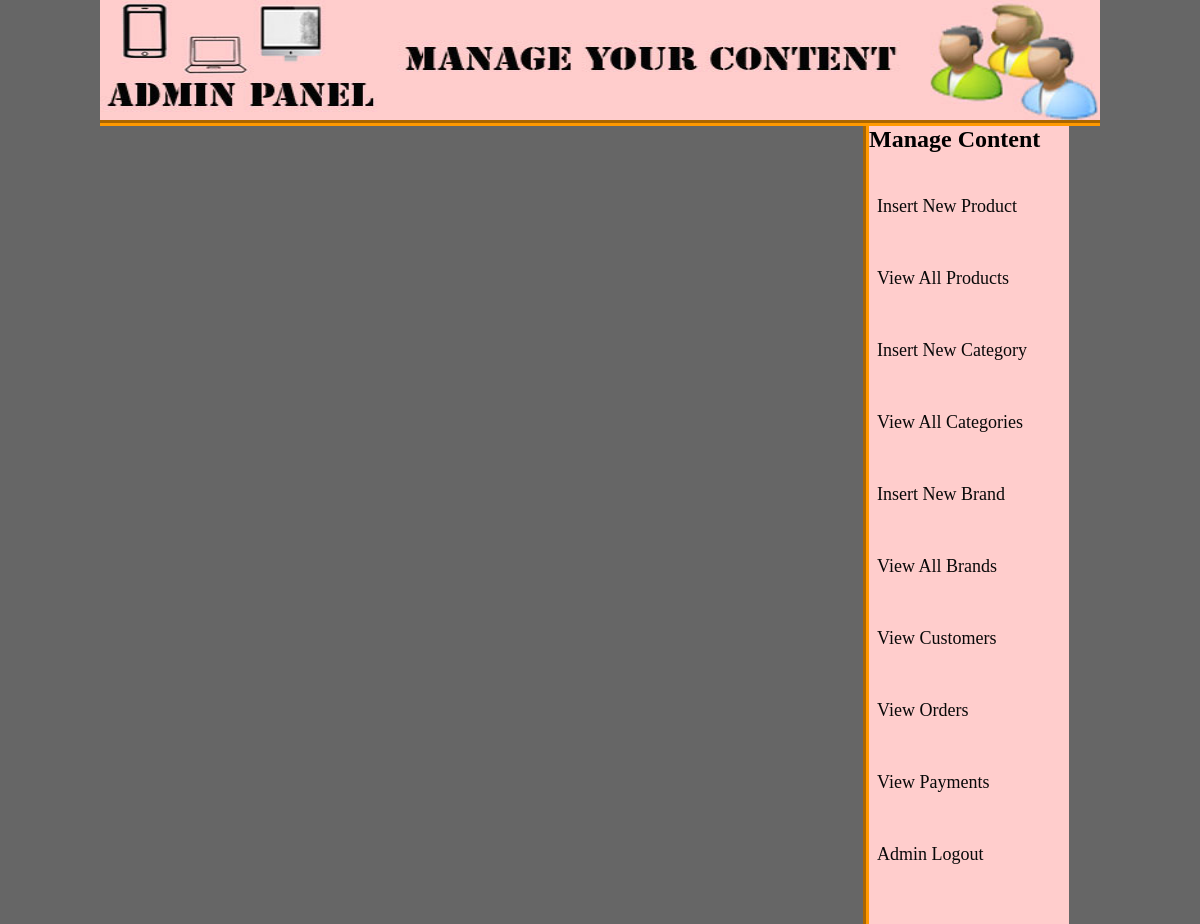
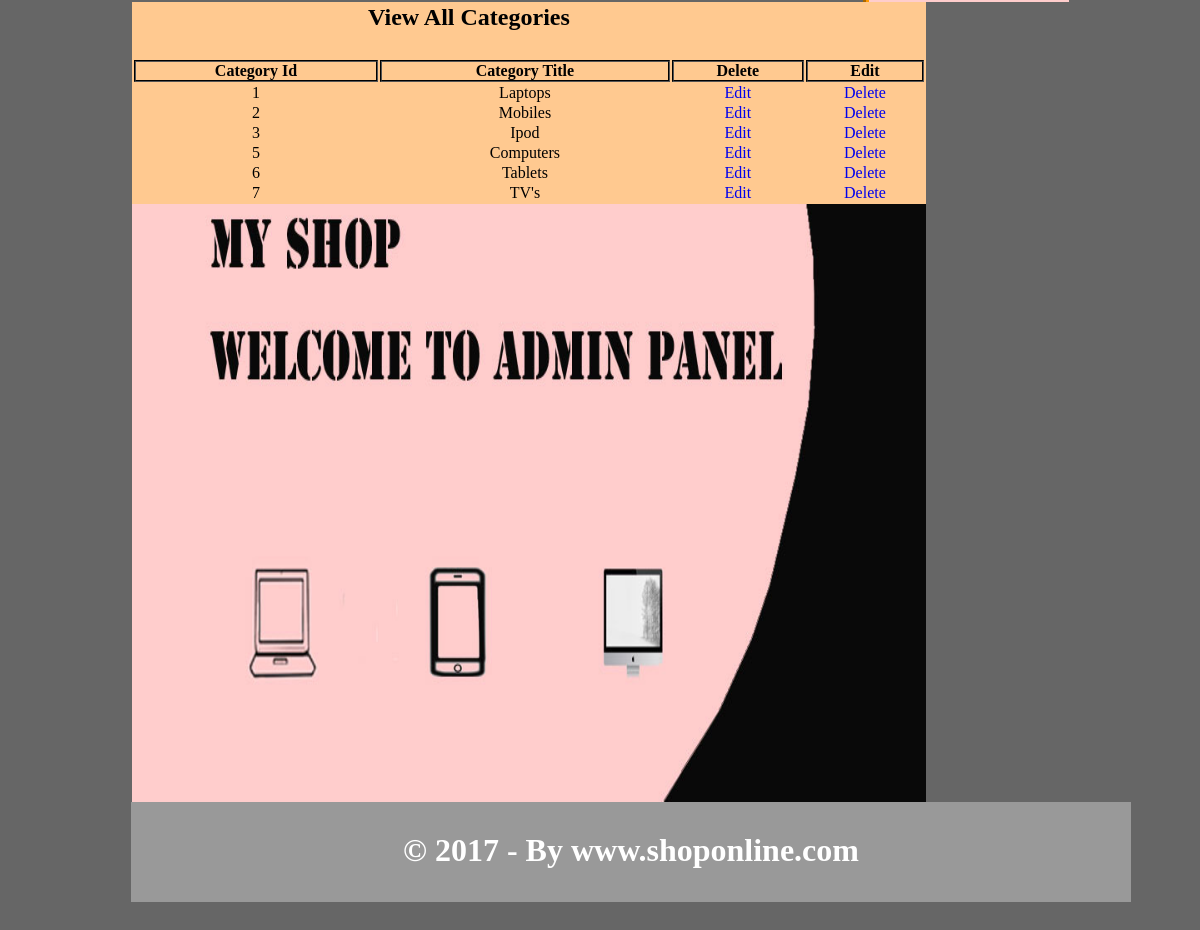
The page /admin_area/index.php?view_cats (signed in) on the database its author committed (2 pictures, top to bottom).
### tables this page shows
CREATE TABLE `categories` (
  `cat_id` int(10) NOT NULL,
  `cat_title` text NOT NULL
);

### admin_area/view_cats.php (the view, shortened to what this page needs)
<?php
if(!isset($_SESSION['admin_email'])){
	echo "<script>window.open('login.php','_self')</script>";
}
    else {
?>
<!DOCTYPE HTML>
<html>
<head>
</head>
<body>
<table width="794" align="center" bgcolor="#FFC99"/>
<tr align="center">
<td colspan="3"><h2>View All Categories<br><br></h2></td>
</tr>
<tr>
<th>Category Id</th>
<th>Category Title</th>
<th>Delete</th>
<th>Edit</th>
</tr>
<?php
include("includes/db.php");
$get_cats = "SELECT * FROM categories";
$run_cats = mysqli_query($con, $get_cats);
while($row_cats=mysqli_fetch_array($run_cats)){
	$cat_id = $row_cats['cat_id'];
	$cat_title = $row_cats['cat_title'];
?>
<tr align="center">
<td><?php echo $cat_id; ?></td>
<td><?php echo $cat_title; ?></td>
<td><a href="index.php?edit_cat=<?php echo $cat_id; ?>"style="text-decoration:none;">Edit</a></td>
<td><a href="delete_cat.php?delete_cat=<?php echo $cat_id;?>"style="text-decoration:none;">Delete</a></td>
</tr>
<?php } ?>
</body>
</html>
	<?php } ?>

### admin_area/index.php (shortened to what this page needs)
<?php
if(!isset($_SESSION['admin_email'])){
	echo "<script>window.open('login.php','_self')</script>";
}
    else {
?>
<!DOCTYPE HTML>
<html>
<head>
<link rel="stylesheet" href="styles/style.css" media="all"/>
</head>
<body>
<div class="wrapper">
<a href="index.php"><div class="header"></div></a>
</div>
<div class="right" style="margin-right:131px;">
<h2>Manage Content</h2>
<a href="index.php?insert_product" style="text-decoration:none;">Insert New Product</a>
<a href="index.php?view_products" style="text-decoration:none;">View All Products</a>
<a href="index.php?insert_cat" style="text-decoration:none;">Insert New Category</a>
<a href="index.php?view_cats" style="text-decoration:none;">View All Categories</a>
<a href="index.php?insert_brand" style="text-decoration:none;">Insert New Brand</a>
<a href="index.php?view_brands" style="text-decoration:none;">View All Brands</a>
<a href="index.php?view_customers" style="text-decoration:none;">View Customers</a>
<a href="index.php?view_orders" style="text-decoration:none;">View Orders</a>
<a href="index.php?view_payments" style="text-decoration:none;">View Payments</a>
<a href="logout.php" style="text-decoration:none;">Admin Logout</a>
</div>
<div class="left" style="margin-left:132px;">
<?php
include("includes/db.php");
if(isset($_GET['view_cats'])){
include("view_cats.php");
}
?>
</div>
<div class="footer" style="margin:131px;">
<h1 style="padding-top:30px; text-align:center;">&copy; 2017 - By www.shoponline.com</h1>
</div>
</body>
</html>
	<?php } ?>                                                         <!-- else bracket of SESSION closed */

### admin_area/styles/style.css (style rules this page uses)
html, body, div, span, applet, object, iframe, h1, h2, h3, h4, h5, h6, p, blockquote, pre, a, abbr, acronym, address, big, cite, code, del, dfn, em, img, ins, kbd, q, s, samp, small, strike, strong, sub, sup, tt, var, b, u, i, center, dl, dt, dd, ol, ul, li, fieldset, form, label, legend, table, caption, tbody, tfoot, thead, tr, th, td, article, aside, canvas, details, embed, figure, figcaption, footer, header, hgroup, menu, nav, output, ruby, section, summary, time, mark, audio, video { margin: 0; padding: 0; border: 0; vertical-align: baseline; }
body { background: #666; }
.wrapper { width:1000px; height:auto; margin:auto; background:#FFF; }
.header { width:1000px; height:120px; border-bottom:6px groove #F90; background:url(myshop_header.jpg); background-size: 1000px 120px; background-repeat: no-repeat; }
.left { width:794px; height:800px; background:url(myshop_admin.jpg); background-size: 1000px 800px; background-repeat: no-repeat; float:left; }
.right { width:200px; height:800px; border-left:6px groove #F90; float:right; background:#FFCDCC; }
.right a { color:#090909; font-size:18px; font-family:"Palatino Linotype", "Book Antiqua", Palatino, serif; text-align:left; padding:8px; margin-top:35px; margin-bottom:8px; display:block; }
.footer { width:1000px; height:100px; background:#999; color:#FFF; clear:both; }

### admin_area/view_cats.php (style rules this page uses)
tr,th { border : 2px groove #000; }

### rows shown on the page
categories: cat_id "1", cat_title "Laptops"
categories: cat_id "2", cat_title "Mobiles"
categories: cat_id "3", cat_title "Ipod"
categories: cat_id "5", cat_title "Computers"
categories: cat_id "6", cat_title "Tablets"
categories: cat_id "7", cat_title "TV's"
